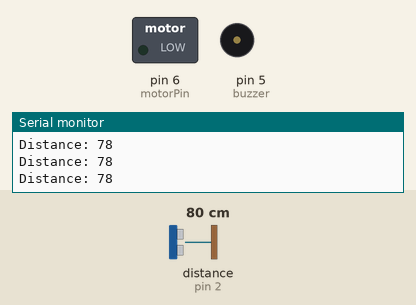
This sketch was run on a simulated Arduino Uno, built with avr-gcc and run on an emulated ATmega328P. Shown: switched loads named in the sketch (green lamp = pin HIGH), buzzer (waves = sounding, pin HIGH), the last lines printed to the serial monitor. Wiring (inferred from the names in the program): ultrasonic range finder: trigger pin 3; echo pin 2. Inputs (shaded band) come from the test bench; at power-on: distance to the obstacle (sensor on pin 2) 80 cm. The echo pulse lasts 58.3 µs per cm; pins used as bus, display or sensor lines are not drawn.

Above: at 1.2 s.
1.3 s: distance to the obstacle (sensor on pin 2) set to 36 cm
2.8 s: distance to the obstacle (sensor on pin 2) set to 30 cm
At 3.2 s:
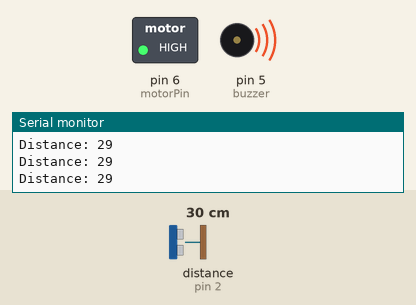
4.3 s: distance to the obstacle (sensor on pin 2) set to 35 cm
At 5.6 s:
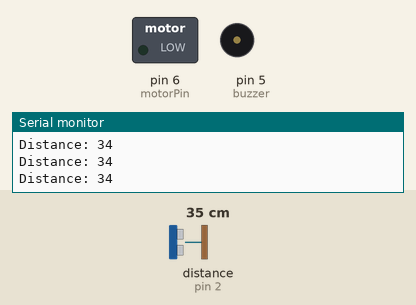
7.3 s: distance to the obstacle (sensor on pin 2) set to 18 cm
At 7.8 s:
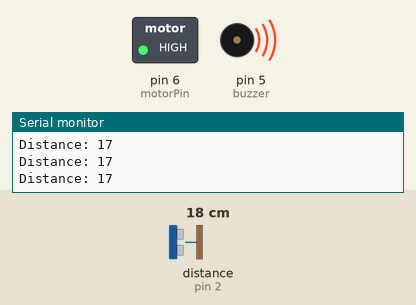
Timing chart, 0 to 9.8 s (numbered marks = the images above; inputs shaded):
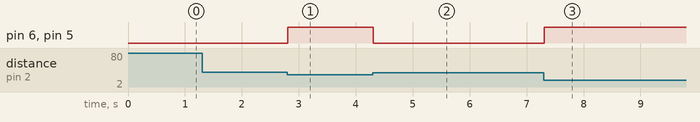

Measured:
- the behaviour switches between 32 and 31 cm on distance to the obstacle (sensor on pin 2) (found by bisection; images 0 and 1)
- after the input at 2.8 s, pin 6 (motorPin), pin 5 (buzzer): LOW → HIGH at once
- after the input at 4.3 s, pin 6 (motorPin), pin 5 (buzzer): HIGH → LOW at once
- after the input at 7.3 s, pin 6 (motorPin), pin 5 (buzzer): LOW → HIGH at once

The sketch:

blind_walking_stick.ino
```cpp
//For Hacktoberfest2021 by Sukanyadas

const int trigPin = 3;
const int echoPin = 2;
const int buzzer = 5;
const int motorPin = 6;


long duration;
int distance;
int safeDistance;


void setup() {
pinMode(trigPin, OUTPUT);
pinMode(echoPin, INPUT);
pinMode(buzzer, OUTPUT);
pinMode(motorPin, OUTPUT);
Serial.begin(9600);
}


void loop() {

digitalWrite(trigPin, LOW);
delayMicroseconds(2);


digitalWrite(trigPin, HIGH);
delayMicroseconds(10);
digitalWrite(trigPin, LOW);


duration = pulseIn(echoPin, HIGH);


distance= duration*0.034/2;

safeDistance = distance;
if (safeDistance <= 30){
  digitalWrite(buzzer, HIGH);
  digitalWrite(motorPin, HIGH);
}
else{
  digitalWrite(buzzer, LOW);
  digitalWrite(motorPin, LOW);
}


Serial.print("Distance: ");
Serial.println(distance);
}
```
